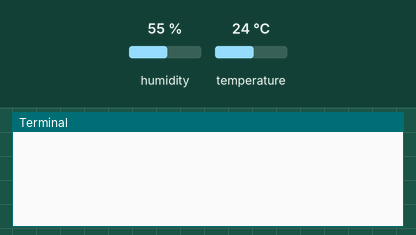
Simulated run of this program. Board: Raspberry Pi (BCM pin numbers). Shown: the last lines printed to the terminal. The inputs (shaded band) are chosen by the test bench; at power-on: humidity 55 %, temperature 24 °C.

Above: at 1.2 s.
1.3 s: humidity set to 22 %
At 5.9 s:
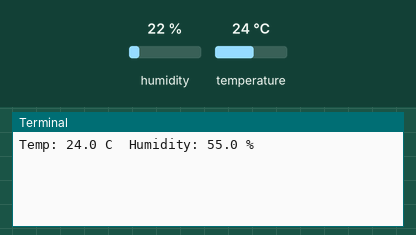
12.5 s: temperature set to 12 °C
At 17.4 s:
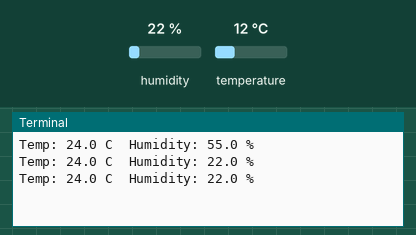
18.9 s: humidity set to 40 %
At 22.5 s:
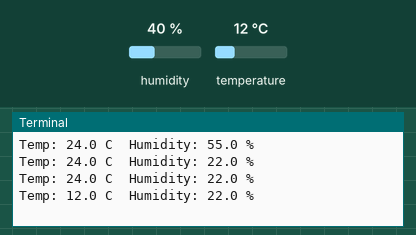
Timing chart, 0 to 24.0 s (numbered marks = the images above; inputs shaded):
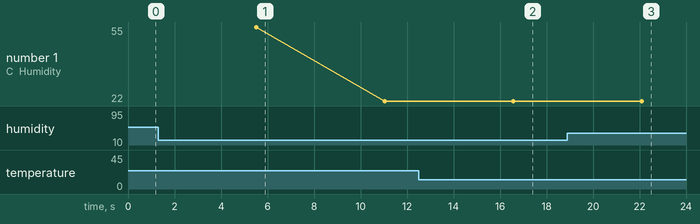

Measured:
- plotted number 1: 22 → 40 after the input at 18.9 s

The program:

readTemp.py
```python
#!/usr/bin/python
import sys
import Adafruit_DHT
import time

while True:

    humidity, temperature = Adafruit_DHT.read_retry(11, 4)
    time.sleep(5)
    print 'Temp: {0:0.1f} C  Humidity: {1:0.1f} %'.format(temperature, humidity)
```
